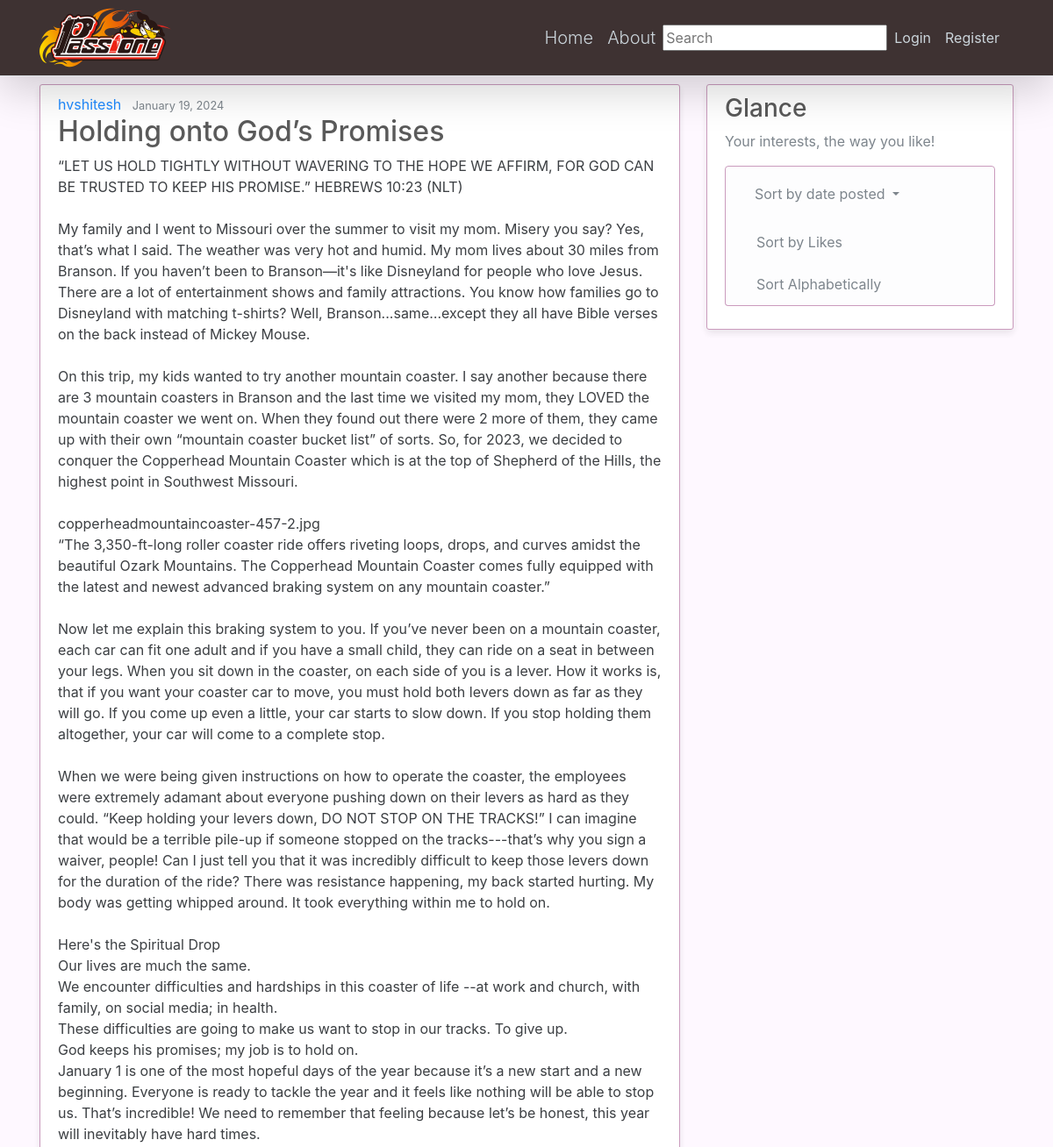
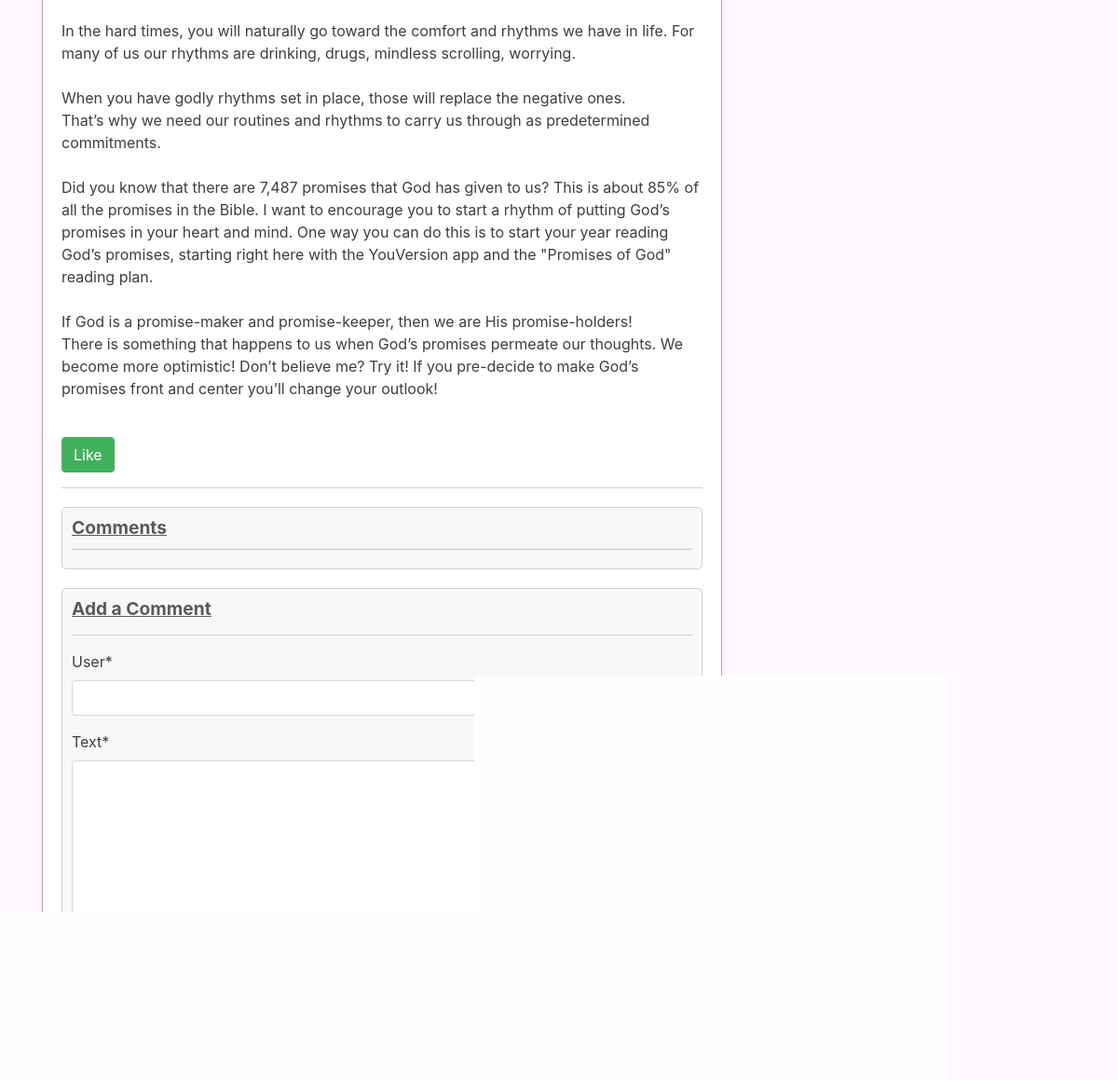
/post/21/, run on the app's committed database (2 pictures, top to bottom).
### blog/models.py (models this page shows, shortened)
class Post(models.Model):
	title = models.CharField(max_length=100)
	content = models.TextField()
	date_posted = models.DateTimeField(default=timezone.now)
	author = models.ForeignKey(User, on_delete=models.CASCADE)  #, a ForeignKey is a field used to create a many-to-one relationship between two models in a database.
	likes = models.ManyToManyField(User, related_name='liked_posts')
	category = models.ForeignKey(Category, on_delete=models.SET_NULL, null=True)

### blog/views.py (the view)
# urls.py: path('post/<int:pk>/', PostDetailView.as_view(), name = 'post-detail'),  #pk is the primary key of post
class PostDetailView(DetailView):
    model = Post
    template_name = 'blog/post_detail.html'
    context_object_name = 'post'
    def get_context_data(self, **kwargs):
        context = super().get_context_data(**kwargs)
        context['comments'] = Comment.objects.filter(post=self.object)
        context['comment_form'] = CommentForm()
        return context
    def post(self, request, *args, **kwargs):
        post = self.get_object()
        form = CommentForm(request.POST)
        if form.is_valid():
            comment = form.save(commit=False)
            comment.post = post
            comment.save()
            return redirect('post-detail', pk=post.pk)

### blog/forms.py
class CommentForm(forms.ModelForm):
    class Meta:
        model = Comment
        fields = ['user', 'text']

### blog/templates/blog/post_detail.html (shortened to what this page needs)
{% extends "blog/base.html" %}
{% load crispy_forms_tags %}
{% block content %}
	<article class="media content-section">
    <div class="media-body">
      <div class="article-metadata">
        <a class="mr-2" href="{% url 'user-posts' object.author.username %}">{{ object.author }}</a>
        <small class="text-muted">{{ object.date_posted|date:"F d, Y" }}</small>
      </div>
      <h2 class="article-title">{{ object.title }}</h2>
      <p class="article-content">{{ object.content|linebreaksbr }}</p>
      <form method="post" action="{% url 'like' post.pk %}">
        <button type="submit" class="btn btn-link col" >
            {% if request.user in post.likes.all %}
              <button class="btn btn-danger">
                Unlike
              </button>
            {% else %}
              <button class="btn btn-success">
                Like
              </button>
            {% endif %}
        </button>
      </form>
      <hr>
    <div class="comments">
      <h3><strong><u>Comments</u></strong></h3>
      <hr>
    </div>
    <div class="comment-form">
        <h3><strong><u>Add a Comment</u></strong></h3>
        <hr>
        <form method="POST" action="{% url 'post-detail' pk=post.pk %}">
            {{ comment_form|crispy }}
            <button type="submit" class="btn btn-primary">Submit Comment</button>
        </form>
      </div>
    </div>
  </article>
{% endblock content %}

### blog/static/blog/main.css (style rules this page uses)
h1, h2, h3, h4, h5, h6 { color: #444444; }
.content-section { background: #ffffff; padding: 10px 20px; border: 1px solid #dddddd; border-radius: 3px; margin-bottom: 20px; }

### blog/templates/blog/base.html (style rules this page uses)
body { background-color: #fef8ff; background-image: url('/media/background.png'); background-repeat: no-repeat; background-attachment: fixed; }
.content-section { box-shadow: 0 4px 8px rgba(0, 0, 0, 0.1); border-color: #c38eb4; opacity: 88%; }
hr { height: 1px; color: #123455; background-color: #123455; border: none; }

### blog/templates/blog/post_detail.html (style rules this page uses)
.comments { background-color: #f8f8f8; border: 1px solid #ccc; border-radius: 5px; padding: 10px; margin-top: 20px; }
.comments h3 { font-size: 1.2em; margin: 0; }
.comments hr { margin: 10px 0; border: 0; border-top: 1px solid #ccc; }
.comment-form { margin-top: 20px; padding: 10px; background-color: #f8f8f8; border: 1px solid #ccc; border-radius: 5px; }
.comment-form h3 { font-size: 1.2em; margin: 0; }
.comment-form form { margin-top: 10px; }
.comment-form button { background-color: #007bff; color: #fff; border: none; padding: 5px 10px; border-radius: 5px; cursor: pointer; }

### data on the page
Post: author "hvshitesh", date_posted "January 19, 2024", title "Holding onto God’s Promises", content "“LET US HOLD TIGHTLY WITHOUT WAVERING TO THE HOPE WE AFFIRM, FOR GOD CAN BE TRUSTED TO KEEP HIS PROMISE.” HEBREWS 10:23 (NLT) My family and I went to Missouri over the summer to visit my mom. Misery you say? Yes, that’s what I said. The weather was very hot and humid. My mom lives about 30 miles from Branson. If you haven’t been to Branson—it's like Disneyland for people who love Jesus. There are a lot of entertainment shows and family attractions. You know how families go to Disneyland with matching t-shirts? Well, Branson...same…except they all have Bible verses on the back instead of Mickey Mouse. On this trip, my kids wanted to try another mountain coaster. I say another because there…"
